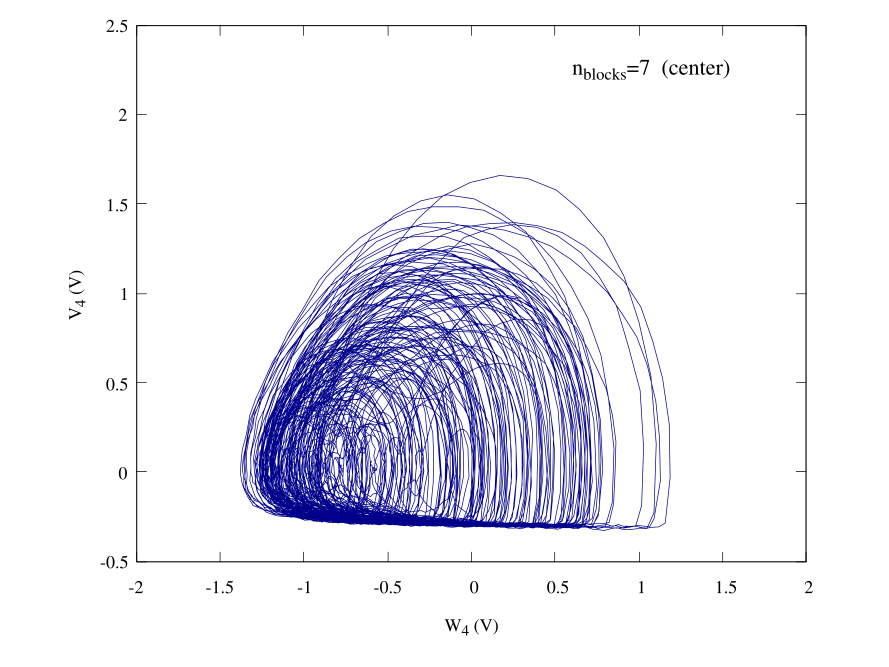

Source code (gnuplot):
set terminal qt persist
set termoption font "Times,10"
set border lw 0.5

set label at graph 0.65,0.925 "n_{blocks}=7  (center)" font ",12"
set xlabel "W_4 (V)"
set ylabel "V_4 (V)"
set size ratio 0.8
set xrange [-2:2]
set yrange [-0.5:2.5]
plot "7_blocks_middle_avg.dat" u 3:2 every ::0::10000 w l notitle lc "dark-blue" lw 0.5
